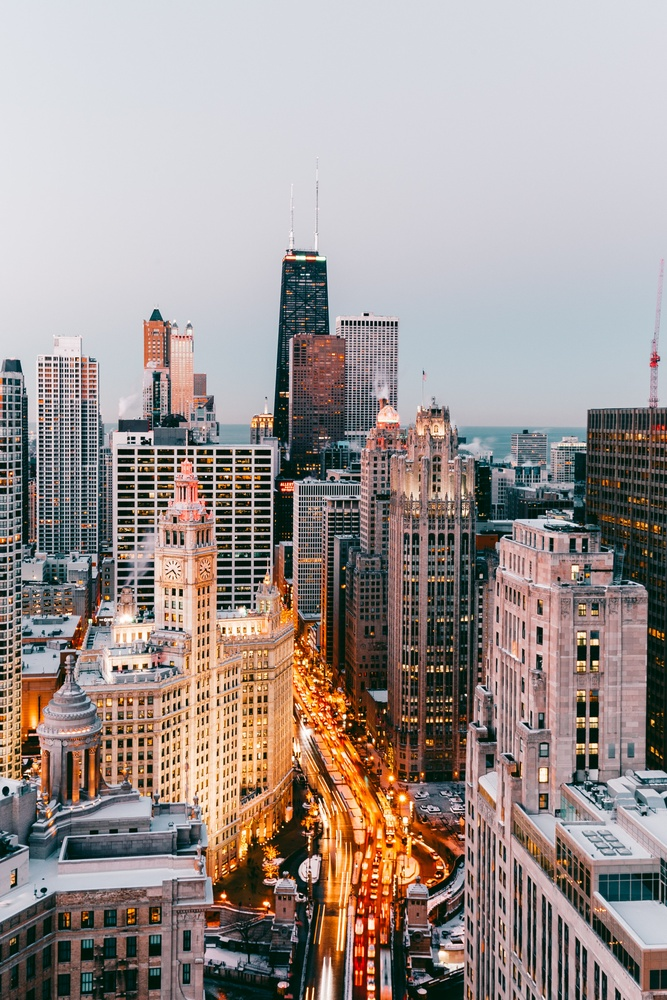
#> input picture assignment1/city-landscape-at-night.jpg, 667 x 1000 px, shrunk from 2943 x 4415 before the run
$ python -i p2.py   (imports and definitions only)   (older library calls are emulated)
#> lines starting #> are read from the running program, lines starting #| are printed output that depends on the picture
#> further down, picture is the input picture: shape (1000, 667, 3); mean B, G, R 144.5, 147.6, 158.4
# -*- coding: utf-8 -*-
import numpy as np
import cv2
import matplotlib.pyplot as plt
from google.colab import files
from scipy import ndimage
import warnings
# [1 line not run here, left out]

plt.rcParams['figure.figsize'] = (15, 10)
plt.rcParams['font.size'] = 10

# [25 lines left out: functions load_image, display_images, not called in this run]

def normalize_image(img):
    img_normalized = cv2.normalize(img, None, 0, 255, cv2.NORM_MINMAX)
    return np.uint8(img_normalized)

def apply_mean_filter(img, kernel_size=5):
    return cv2.blur(img, (kernel_size, kernel_size))

def apply_gaussian_filter(img, kernel_size=5, sigma=1.0):
    return cv2.GaussianBlur(img, (kernel_size, kernel_size), sigma)

def apply_median_filter(img, kernel_size=5):
    return cv2.medianBlur(img, kernel_size)

def apply_bilateral_filter(img, d=9, sigma_color=75, sigma_space=75):
    return cv2.bilateralFilter(img, d, sigma_color, sigma_space)

def apply_laplacian_filter(img):
    laplacian = cv2.Laplacian(img, cv2.CV_64F)
    return normalize_image(np.absolute(laplacian))

def apply_sobel_filter(img):
    sobel_x = cv2.Sobel(img, cv2.CV_64F, 1, 0, ksize=3)
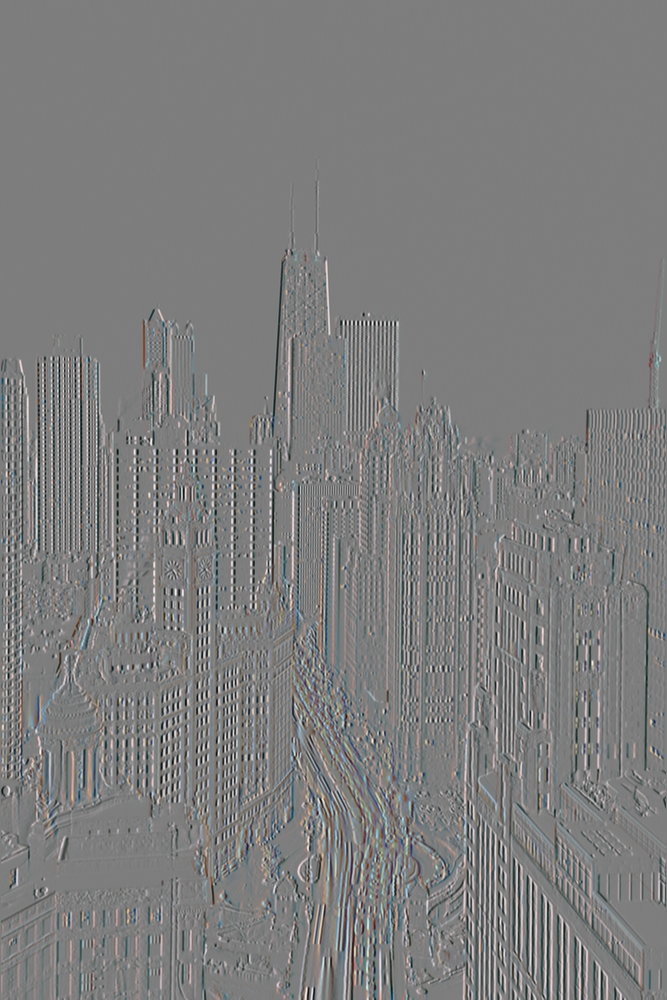
#> sobel_x: shape (1000, 667, 3) float64; mean B, G, R -0.2, -0.3, -0.4; drawn with min black and max white
    sobel_y = cv2.Sobel(img, cv2.CV_64F, 0, 1, ksize=3)
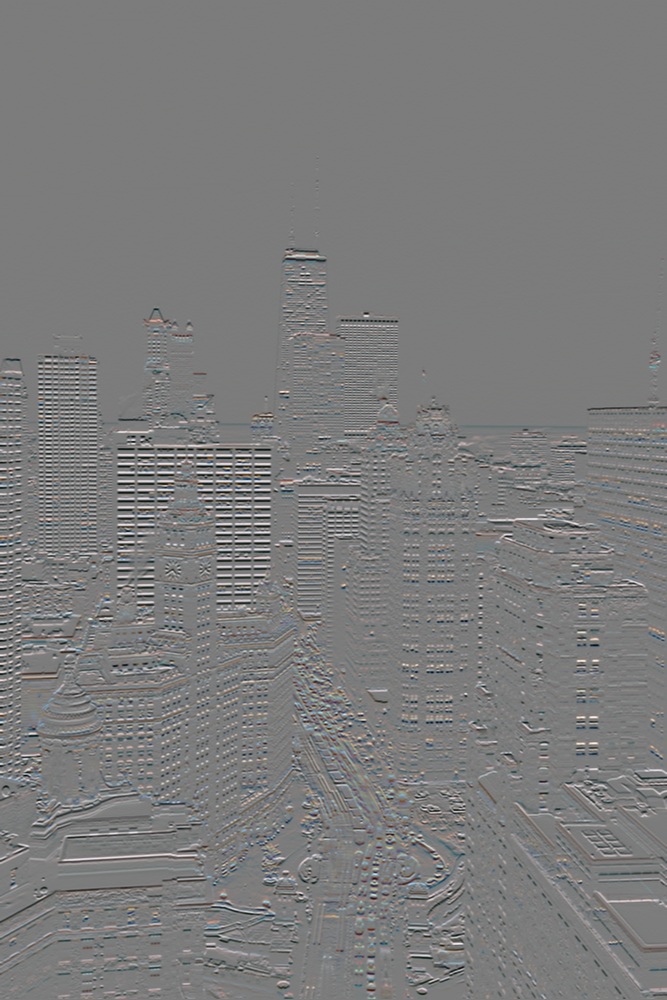
#> sobel_y: shape (1000, 667, 3) float64; mean B, G, R -1.2, -1.1, -1; drawn with min black and max white
    sobel_combined = np.sqrt(sobel_x**2 + sobel_y**2)
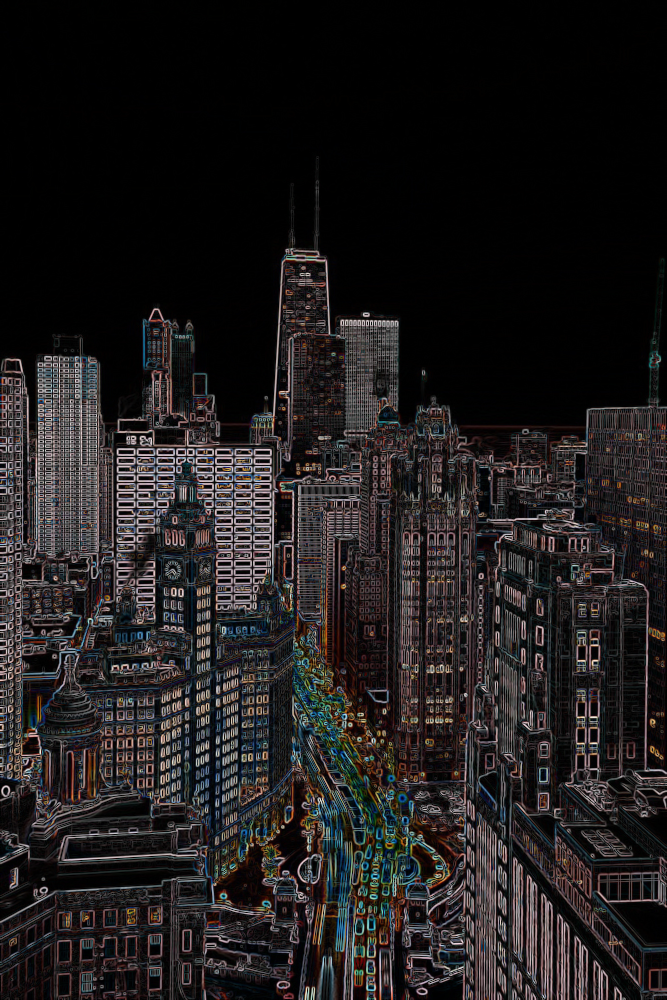
#> sobel_combined: shape (1000, 667, 3) float64; mean B, G, R 118.8, 117.5, 129; drawn with min black and max white
    return normalize_image(sobel_combined)

# [7 lines left out: function apply_prewitt_filter, not called in this run]

def apply_canny_edge(img, threshold1=50, threshold2=150):
    return cv2.Canny(img, threshold1, threshold2)

def apply_custom_sharpen(img):
    kernel = np.array([[0, -1, 0], [-1, 5, -1], [0, -1, 0]])
    return cv2.filter2D(img, -1, kernel)

# [95 lines left out: functions process_single_image, main, not called in this run]

# [2 lines not run here, left out]

>>> import cv2
>>> picture = cv2.imread('assignment1/city-landscape-at-night.jpg')
>>> result = apply_sobel_filter(picture)
